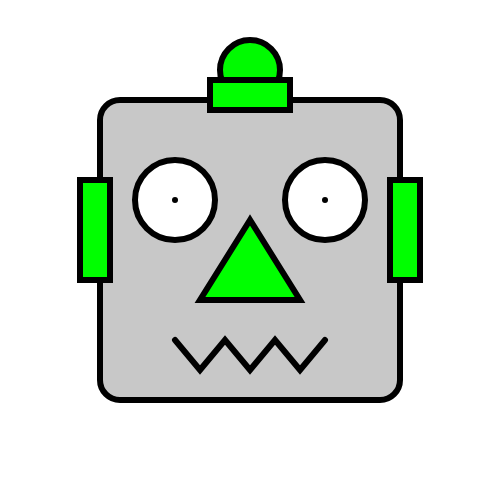
Frame 1 (no input)
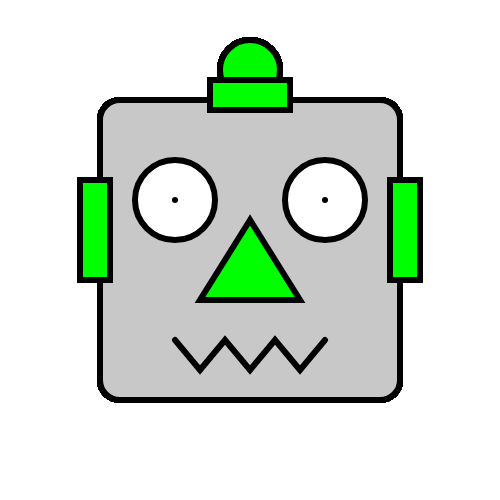
Frame 60 (no input)
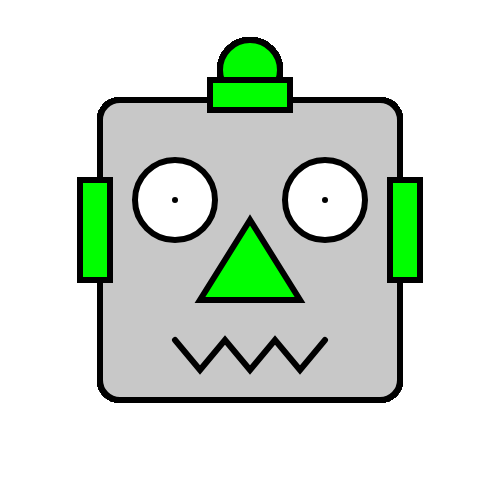
Frame 120 (the mouse pressed at the canvas centre since frame 60)

The p5.js sketch that drew these frames (run headless with seeded random() and noise() and a simulated clock; from frame 60 on, the mouse is pressed at the canvas centre):

// p5.js sketch
// ── sketch.js
function setup()
{
	//create a canvas for the robot
	createCanvas(500, 500);
}

function draw()
{
	strokeWeight(6);

	//robots head
	fill(200);
	rect(100, 100, 300, 300, 20);


	//robots antenna
	fill(0, 250, 0);
	ellipse(250, 70, 60, 60);

	fill(0, 255, 0);
	rect(210, 80, 80, 30);

	//robots eyes
	fill(255);
	ellipse(175, 200, 80, 80);
	point(175, 200);
	ellipse(325, 200, 80, 80);
	point(325, 200);


	//robots nose
	fill(0, 255, 0);
	triangle(250, 220, 200, 300, 300, 300);

	//robots ears
	rect(80, 180, 30, 100);
	rect(390, 180, 30, 100);

	//robots mouth
	noFill();
	beginShape();
	vertex(175, 340);
	vertex(200, 370);
	vertex(225, 340);
	vertex(250, 370);
	vertex(275, 340);
	vertex(300, 370);
	vertex(325, 340);
	endShape();
}
